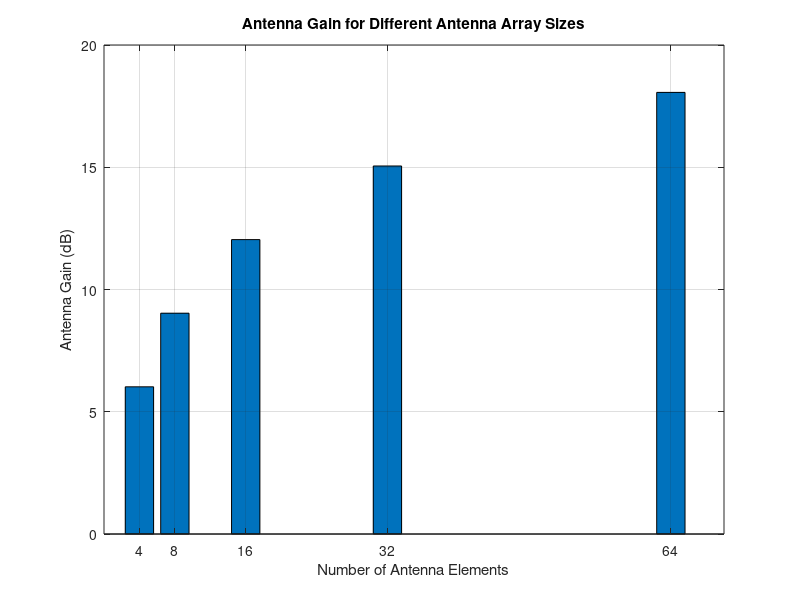

MATLAB code to generate this figure:
clc;
clear;
close all;

antennas = [4 8 16 32 64];
gain = 10*log10(antennas); 

figure
bar(antennas, gain)
grid on
xlabel('Number of Antenna Elements')
ylabel('Antenna Gain (dB)')
title('Antenna Gain for Different Antenna Array Sizes')
